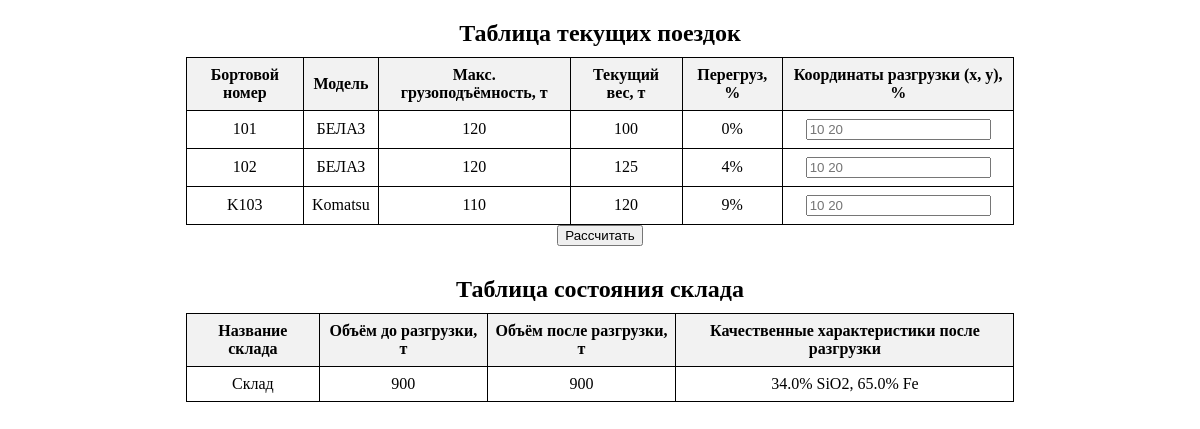
The page / on the database its author committed.
### quarryapp/models.py (models this page shows, shortened)
class DumpTruck(models.Model):
    board_number = models.CharField('Бортовой номер самосвала', max_length=20)
    model = models.CharField('Модель самосвала', max_length=20)
    max_load = models.IntegerField('Максимальная грузоподъёмность, тонн')

class Storage(models.Model):
    name = models.CharField('Название склада', null=False, max_length=20)
    volume_before_unloading = models.IntegerField('Объём до разгрузки, тонн', null=False)
    volume_after_unloading = models.IntegerField('Объём после разгрузки, тонн', null=False)
    SiO2_procent = models.FloatField()
    Fe_procent = models.FloatField()
    def to_json(self):
        return {
            'name': self.name,
            'volume_before_unloading': self.volume_before_unloading,
            'volume_after_unloading': self.volume_after_unloading,
            'SiO2_procent': self.SiO2_procent,
            'Fe_procent': self.Fe_procent
        }

### quarryapp/views.py (the view, shortened to what this page needs)
# urls.py: path('', main_index, name='index'),
def main_index(request):
    storage = Storage.objects.first()  # объект склада
    trips = Trip.objects.select_related('current_truck').all()  # объекты поездок
    table_trip_data = []
    trip_ids = []
    for trip in trips:  # проходим по всем поездкам
        trip_data = trip.to_json()
        table_trip_data.append(trip_data)  # пополняем список поездок для контекста
        trip_ids.append(trip_data['id'])
    context = {
        'table_trip_data': table_trip_data,
        'table_storage_data': storage.to_json()
    }
    return render(request, 'quarryapp/tables.html', context)

### quarryapp/models.py (called while the page is built)
    def to_json(self):
        return {
            'id': self.id,
            'current_load': self.current_load,
            'Fe_procent': self.Fe_procent,
            'SiO2_procent': self.SiO2_procent,
            'current_truck': self.current_truck,
            'board_number': self.current_truck.board_number,
            'max_load': self.current_truck.max_load,
            'model': self.current_truck.model,
            'coordinates': self.coordinates,
            'overload': round((self.current_load - self.current_truck.max_load) / self.current_truck.max_load * 100)
            if self.current_load > self.current_truck.max_load else 0
        }

### quarryapp/templates/quarryapp/tables.html (shortened to what this page needs)
<!DOCTYPE html>
<html lang="en">
<head>
</head>
<body>
    <h2>Таблица текущих поездок</h2>
    <form method="POST" action="{% url 'quarryapp:index' %}">
    <table>
        <tr>
            <th>Бортовой номер</th>
            <th>Модель</th>
            <th>Макс. грузоподъёмность, т</th>
            <th>Текущий вес, т</th>
            <th>Перегруз, %</th>
            <th>Координаты разгрузки (x, y), %</th>
        </tr>
        {% for trip in table_trip_data %}
            <tr>
                <td>{{ trip.board_number }}</td>
                <td>{{ trip.model }}</td>
                <td>{{ trip.max_load }}</td>
                <td>{{ trip.current_load }}</td>
                <td>{{ trip.overload }}%</td>
                <td><input type="text" name="{{ trip.id }}" placeholder="10 20"></td>
            </tr>
        {% endfor %}
    </table>
    <div style="text-align: center;">
        <button type="submit">
            Рассчитать
        </button>
    </div>
    <h2>Таблица состояния склада</h2>
    <table>
        <tr>
            <th>Название склада</th>
            <th>Объём до разгрузки, т</th>
            <th>Объём после разгрузки, т</th>
            <th>Качественные характеристики после разгрузки</th>
        </tr>
        <tr>
            <td>{{ table_storage_data.name }}</td>
            <td>{{ table_storage_data.volume_before_unloading }}</td>
            <td>{{ table_storage_data.volume_after_unloading }}</td>
            <td>{{ table_storage_data.SiO2_procent }}% SiO2, {{ table_storage_data.Fe_procent }}% Fe</td>
        </tr>
    </table>
    </form>
</body>
</html>

### quarryapp/templates/quarryapp/tables.html (style rules this page uses)
table { border-collapse: collapse; width: 70%; margin: 0 auto; }
th, td { text-align: center; padding: 8px; border: 1px solid black; }
th { background-color: #f2f2f2; }
h2 { text-align: center; margin-bottom: 10px; }
button { text-align: center; margin-bottom: 10px; }

### rows shown on the page
DumpTruck: board_number "101", model "БЕЛАЗ", max_load "120", current_load "100", overload "0", id "10 20"
DumpTruck: board_number "102", model "БЕЛАЗ", max_load "120", current_load "125", overload "4", id "10 20"
DumpTruck: board_number "K103", model "Komatsu", max_load "110", current_load "120", overload "9"
Storage: name "Склад", SiO2_procent "34.0", Fe_procent "65.0"

### other values the page prints
{{ table_storage_data.volume_before_unloading }} "900"
{{ table_storage_data.volume_after_unloading }} "900"
